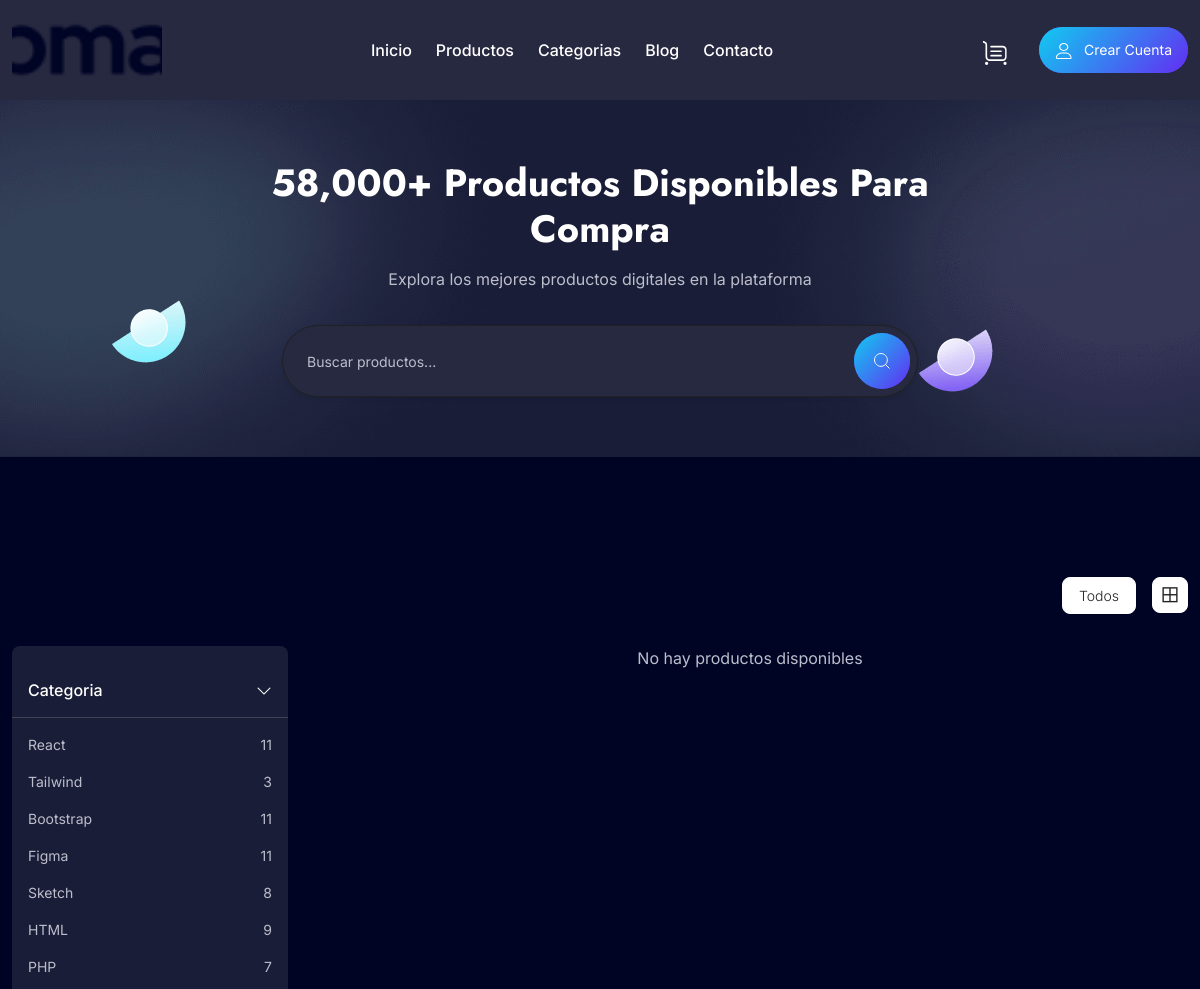
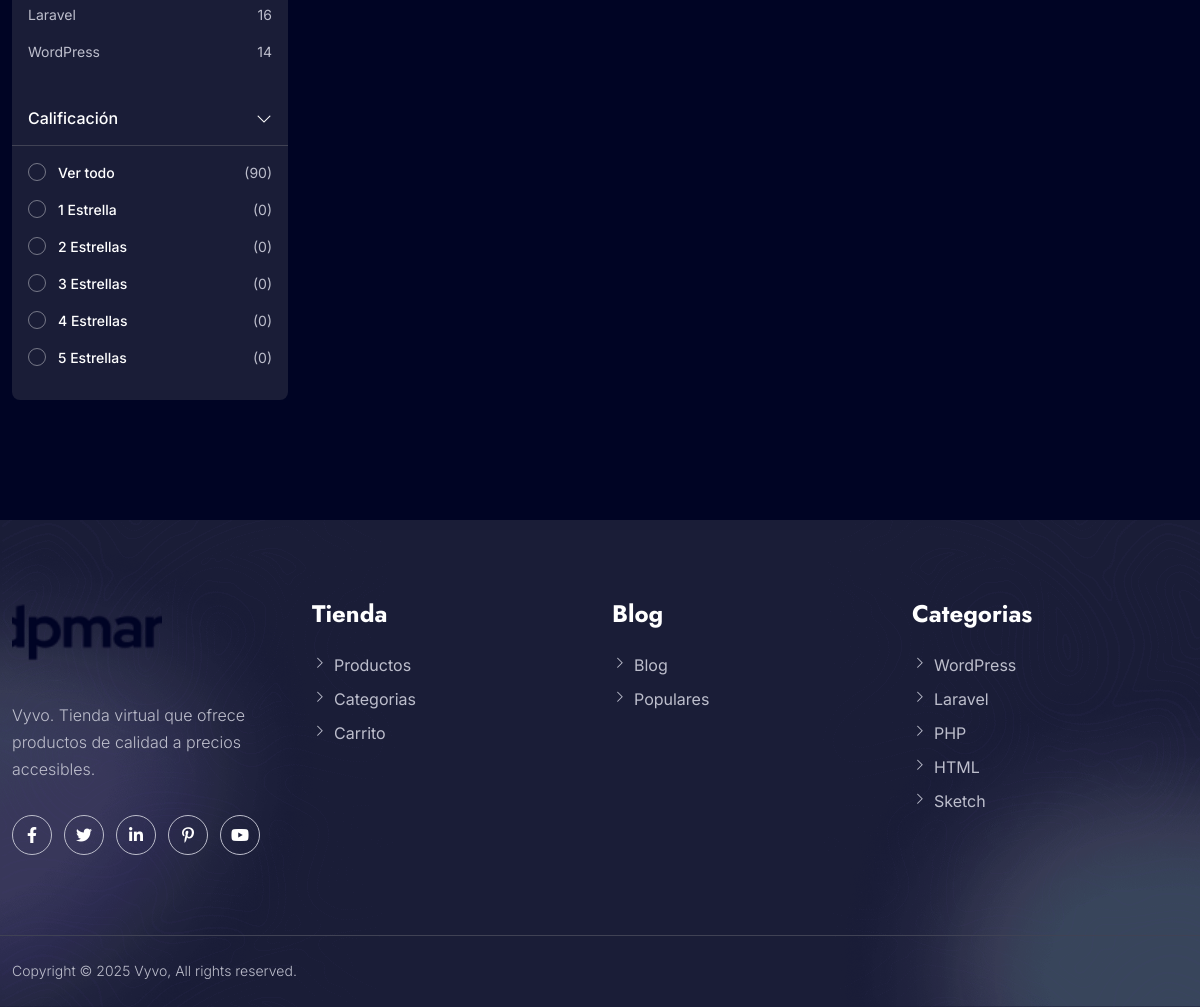
The page /shop/?category=1 on the database its author committed (2 pictures, top to bottom).
### apps/shop/models.py (models this page shows, shortened)
class Category(models.Model):
    name = models.CharField(max_length=100)
    icon = models.ImageField(upload_to='categories_icons/')
    image = models.ImageField(upload_to='categories_images/', null=True, blank=True)
    created_at = models.DateTimeField(auto_now_add=True)
    def __str__(self):
        return self.name

### apps/shop/views.py (the view)
# urls.py: path('shop/', ShopView.as_view(), name='products'),
class ShopView(ListView):
    template_name = "shop.html"
    model = Product
    context_object_name = "products"
    paginate_by = 9
    def get_context_data(self, **kwargs):
        context = super().get_context_data(**kwargs)
        context['categories'] = Category.objects.all().order_by('-created_at')[:12]
        context['rating'] = {
            'all': Product.objects.all().count(),
            'one_star': Product.objects.filter(reviews__rating=1).count(),
            'two_star': Product.objects.filter(reviews__rating=2).count(),
            'three_star': Product.objects.filter(reviews__rating=3).count(),
            'four_star': Product.objects.filter(reviews__rating=4).count(),
            'five_star': Product.objects.filter(reviews__rating=5).count(),
        }
        search = self.request.GET.get('search')
        if search:
            context['products'] = Product.objects.filter(name__icontains=search).order_by('-created_at')
        category = self.request.GET.get('category')
        if category:
            context['products'] = Product.objects.filter(category__name=category).order_by('-created_at')
        rating = self.request.GET.get('rating')
        if rating:
            if rating == 'all':
                context['products'] = Product.objects.all().order_by('-created_at')
            else:
                context['products'] = Product.objects.filter(reviews__rating=rating).order_by('-created_at')
        return context

### apps/shop/context_processors.py (called while the page is built)
def get_categories(request):
    categories = Category.objects.all()[:5]
    return {'categories_footer': categories}

### apps/shop/templates/shop.html (shortened to what this page needs)
{% extends 'base.html' %}
{% load static %}
{% block content %}
<section class="breadcrumb breadcrumb-one padding-y-60 section-bg position-relative z-index-1 overflow-hidden">
    <img src="{% static 'assets/images/gradients/breadcrumb-gradient-bg.png' %}" alt="" class="bg--gradient">
    <img src="{% static 'assets/images/shapes/element-moon3.png' %}" alt="" class="element one">
    <img src="{% static 'assets/images/shapes/element-moon1.png' %}" alt="" class="element three">
    <div class="container container-two">
        <div class="row justify-content-center">
            <div class="col-lg-7">
                <div class="breadcrumb-one-content">
                    <h3 class="breadcrumb-one-content__title text-center mb-3 text-capitalize">58,000+ productos
                        disponibles para compra</h3>
                    <p class="breadcrumb-one-content__desc text-center text-black-three">Explora los mejores productos digitales en la plataforma</p>
                    <form action="{% url 'shop:products' %}" class="search-box">
                        <input type="text" name="search" class="common-input common-input--lg pill shadow-sm"
                            placeholder="Buscar productos..." value="{{ request.GET.search }}">
                        <button type="submit" class="btn btn-main btn-icon icon border-0">
                            <img src="{% static 'assets/images/icons/search.svg' %}" alt="">
                        </button>
                    </form>
                </div>
            </div>
        </div>
    </div>
</section>
<section class="all-product padding-y-120">
    <div class="container container-two">
        <div class="row">
            <div class="col-lg-12">
                <div class="filter-tab gap-3 flx-between">
                    <ul class="nav common-tab nav-pills mb-0 gap-lg-2 gap-1 ms-lg-auto" id="pills-tab"
                        role="tablist">
                        <li class="nav-item" role="presentation">
                            <button class="nav-link active" id="pills-product-tab" data-bs-toggle="pill"
                                data-bs-target="#pills-product" type="button" role="tab"
                                aria-controls="pills-product" aria-selected="true">Todos</button>
                        </li>
                    </ul>
                    <div class="list-grid d-flex align-items-center gap-2">
                        <button class="list-grid__button grid-button d-sm-flex d-none active text-body"><i
                                class="las la-border-all"></i></button>
                    </div>
                </div>
            </div>
            <div class="col-xl-3 col-lg-4">
                <div class="filter-sidebar">
                    <div class="filter-sidebar__item">
                        <button type="button"
                            class="filter-sidebar__button font-16 text-capitalize fw-500">Categoria</button>
                        <div class="filter-sidebar__content">
                            <ul class="filter-sidebar-list">
                                {% for category in categories %}
                                <li class="filter-sidebar-list__item">
                                    <a href="{% url 'shop:products' %}?category={{ category }}" class="filter-sidebar-list__text">
                                        {{ category.name }} <span class="qty">{{ category.products.count }}</span>
                                    </a>
                                </li>
                                {% endfor %}
                            </ul>
                        </div>
                    </div>
                    <div class="filter-sidebar__item">
                        <button type="button"
                            class="filter-sidebar__button font-16 text-capitalize fw-500">Calificación</button>
                        <div class="filter-sidebar__content">
                            <ul class="filter-sidebar-list">
                                <li class="filter-sidebar-list__item" data-rating="all">
                                    <div class="filter-sidebar-list__text">
                                        <div class="common-check common-radio">
                                            <input class="form-check-input" type="radio" name="radio" id="veiwAll">
                                            <label class="form-check-label" for="veiwAll"> Ver todo</label>
                                        </div>
                                        <span class="qty">({{ rating.all }})</span>
                                    </div>
                                </li>
                                <li class="filter-sidebar-list__item" data-rating="1">
                                    <div class="filter-sidebar-list__text">
                                        <div class="common-check common-radio">
                                            <input class="form-check-input" type="radio" name="radio" id="oneStar">
                                            <label class="form-check-label" for="oneStar"> 1 Estrella</label>
                                        </div>
                                        <span class="qty">({{ rating.one_star }})</span>
                                    </div>
                                </li>
                                <li class="filter-sidebar-list__item" data-rating="2">
                                    <div class="filter-sidebar-list__text">
                                        <div class="common-check common-radio">
                                            <input class="form-check-input" type="radio" name="radio" id="twoStar">
                                            <label class="form-check-label" for="twoStar"> 2 Estrellas</label>
                                        </div>
                                        <span class="qty">({{ rating.two_star }})</span>
                                    </div>
                                </li>
                                <li class="filter-sidebar-list__item" data-rating="3">
                                    <div class="filter-sidebar-list__text">
                                        <div class="common-check common-radio">
                                            <input class="form-check-input" type="radio" name="radio"
                                                id="threeStar">
                                            <label class="form-check-label" for="threeStar"> 3 Estrellas</label>
                                        </div>
                                        <span class="qty">({{ rating.three_star }})</span>
                                    </div>
                                </li>
                                <li class="filter-sidebar-list__item" data-rating="4">
                                    <div class="filter-sidebar-list__text">
                                        <div class="common-check common-radio">
                                            <input class="form-check-input" type="radio" name="radio" id="fourStar">
                                            <label class="form-check-label" for="fourStar"> 4 Estrellas</label>
                                        </div>
                                        <span class="qty">({{ rating.four_star }})</span>
                                    </div>
                                </li>
                                <li class="filter-sidebar-list__item" data-rating="5">
                                    <div class="filter-sidebar-list__text">
                                        <div class="common-check common-radio">
                                            <input class="form-check-input" type="radio" name="radio" id="fiveStar">
                                            <label class="form-check-label" for="fiveStar"> 5 Estrellas</label>
                                        </div>
                                        <span class="qty">({{ rating.five_star }})</span>
                                    </div>
                                </li>
                            </ul>
                        </div>
                    </div>
                </div>
            </div>
            <div class="col-xl-9 col-lg-8">
                <div class="tab-content" id="pills-tabContent">
                    <div class="tab-pane fade show active" id="pills-product" role="tabpanel"
                        aria-labelledby="pills-product-tab" tabindex="0">
                        <div class="row gy-4 list-grid-wrapper">
                            {% for product in products %}
                            {% include 'includes/product-card.html' %}
                            {% empty %}
                            <div class="col-12">
                                <div class="text-center">No hay productos disponibles</div>
                            </div>
                            {% endfor %}
                        </div>
                    </div>
                </div>
            </div>
        </div>
    </div>
</section>
{% endblock %}

### templates/includes/footer.html (shortened to what this page needs)
{% load static %}
<footer class="footer-two section-bg position-relative z-index-1 overflow-hidden">
    <img src="{% static 'assets/images/gradients/footer-gradient-bg.png' %}" alt="" class="bg--gradient">
    <img src="{% static 'assets/images/shapes/footer-pattern1.png' %}" alt=""
        class="position-absolute end-0 top-0 z-index--1">
    <img src="{% static 'assets/images/shapes/footer-pattern2.png' %}" alt=""
        class="position-absolute start-0 top-0 z-index--1">
    <div class="footer-inner padding-y-120">
        <div class="container container-two">
            <div class="row gy-5">
                <div class="col-xl-3 col-sm-6">
                    <div class="footer-widget">
                        <div class="footer-widget__logo">
                            <a href="index.html">
                                <img src="{% static 'assets/images/logo.png' %}" alt=""
                                    class="dark-version" style="width: 150px; height: 250px; object-fit: cover;">
                            </a>
                        </div>
                        <p class="footer-widget__desc">Vyvo. Tienda virtual que ofrece productos de calidad a precios accesibles.</p>
                        <div class="footer-widget__social">
                            <ul class="social-icon-list">
                                <li class="social-icon-list__item">
                                    <a href="https://www.facebook.com" class="social-icon-list__link flx-center"><i
                                            class="fab fa-facebook-f"></i></a>
                                </li>
                                <li class="social-icon-list__item">
                                    <a href="https://www.twitter.com" class="social-icon-list__link flx-center"> <i
                                            class="fab fa-twitter"></i></a>
                                </li>
                                <li class="social-icon-list__item">
                                    <a href="https://www.linkedin.com" class="social-icon-list__link flx-center"> <i
                                            class="fab fa-linkedin-in"></i></a>
                                </li>
                                <li class="social-icon-list__item">
                                    <a href="https://www.pinterest.com" class="social-icon-list__link flx-center">
                                        <i class="fab fa-pinterest-p"></i></a>
                                </li>
                                <li class="social-icon-list__item">
                                    <a href="https://www.pinterest.com" class="social-icon-list__link flx-center">
                                        <i class="fab fa-youtube"></i></a>
                                </li>
                            </ul>
                        </div>
                    </div>
                </div>
                <div class="col-xl-2 col-sm-6 col-xs-6">
                    <div class="footer-widget">
                        <h5 class="footer-widget__title">Tienda</h5>
                        <ul class="footer-lists">
                            <li class="footer-lists__item"><a href="{% url 'shop:products' %}"
                                    class="footer-lists__link">Productos </a></li>
                            <li class="footer-lists__item"><a href="javascript:void(0)"
                                    class="footer-lists__link">Categorias</a></li>
                            <li class="footer-lists__item"><a href="javascript:void(0)"
                                    class="footer-lists__link">Carrito</a></li>
                        </ul>
                    </div>
                </div>
                <div class="col-xl-1 d-xl-block d-none"></div>
                <div class="col-xl-3 col-sm-6 col-xs-6">
                    <div class="footer-widget">
                        <h5 class="footer-widget__title">Blog </h5>
                        <ul class="footer-lists">
                            <li class="footer-lists__item"><a href="javascript:void(0)"
                                    class="footer-lists__link">Blog </a></li>
                            <li class="footer-lists__item"><a href="javascript:void(0)"
                                    class="footer-lists__link">Populares</a></li>
                        </ul>
                    </div>
                </div>
                <div class="col-xl-3 col-sm-6 col-xs-6">
                    <div class="footer-widget">
                        <h5 class="footer-widget__title">Categorias</h5>
                        <ul class="footer-lists">
                            {% for category in categories_footer %}
                            <li class="footer-lists__item"><a href="{% url 'shop:products' %}?category={{ category.id }}"
                                    class="footer-lists__link">{{ category.name }}</a></li>
                            {% endfor %}
                        </ul>
                    </div>
                </div>
            </div>
        </div>
    </div>
    <div class="bottom-footer-two">
        <div class="container container-two">
            <div class="bottom-footer__inner flx-between gap-3">
                <p class="bottom-footer__text font-14"> Copyright &copy; 2025 Vyvo, All rights reserved.</p>
            </div>
        </div>
    </div>
</footer>

### rows shown on the page
Category: name "React", products.count "11"
Category: name "Tailwind", products.count "3"
Category: name "Bootstrap", products.count "11"
Category: name "Figma", products.count "11"
Category: name "Sketch", products.count "8"
Category: name "HTML", products.count "9"
Category: name "PHP", products.count "7"
Category: name "Laravel", products.count "16"
Category: name "WordPress", products.count "14"

### other values the page prints
{{ rating.all }} "90"
{{ rating.one_star }} "0"
{{ rating.two_star }} "0"
{{ rating.three_star }} "0"
{{ rating.four_star }} "0"
{{ rating.five_star }} "0"
